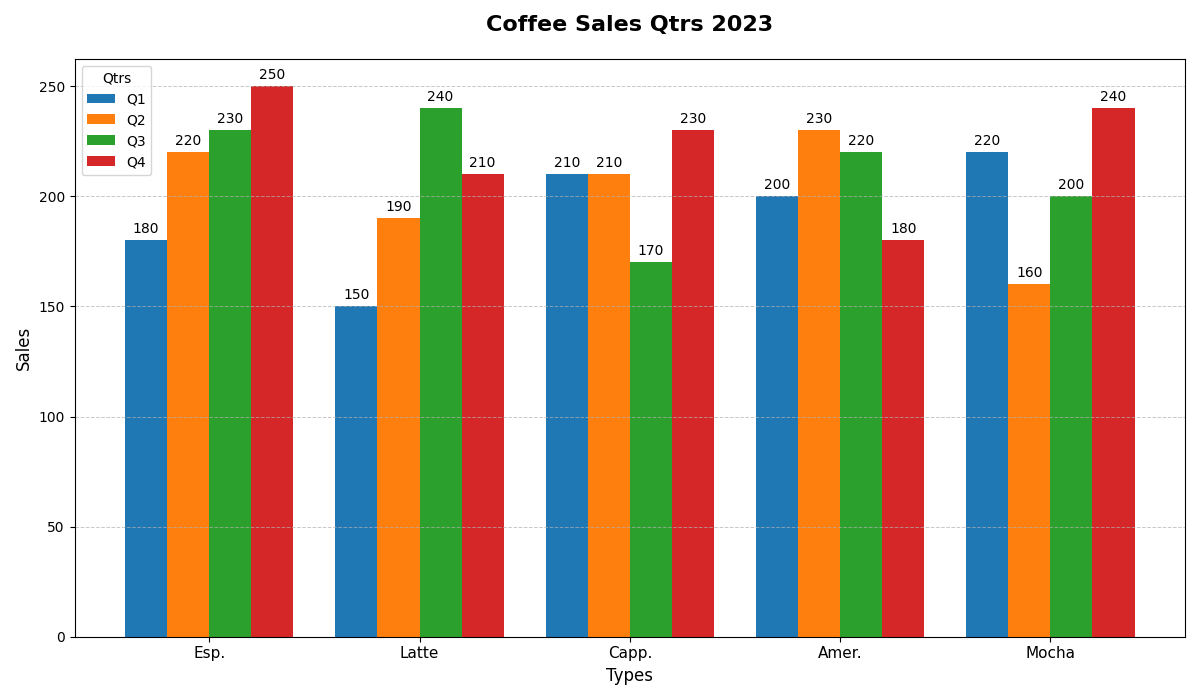

Source code (Python):
import matplotlib.pyplot as plt
import numpy as np

coffee_types = ['Esp.', 'Latte', 'Capp.', 'Amer.', 'Mocha']

# Manually shuffled sales data while maintaining the dimensional structure
sales_Q1 = [180, 150, 210, 200, 220]
sales_Q2 = [220, 190, 210, 230, 160]
sales_Q3 = [230, 240, 170, 220, 200]
sales_Q4 = [250, 210, 230, 180, 240]

data = [sales_Q1, sales_Q2, sales_Q3, sales_Q4]

x = np.arange(len(coffee_types))

fig, ax = plt.subplots(figsize=(12, 7))
width = 0.2

colors = ['#1f77b4', '#ff7f0e', '#2ca02c', '#d62728']
for i, (sales, color) in enumerate(zip(data, colors)):
    rects = ax.bar(x + i * width, sales, width, label=f'Q{i+1}', color=color)
    for rect in rects:
        height = rect.get_height()
        ax.annotate(f'{height}', xy=(rect.get_x() + rect.get_width() / 2, height),
                    xytext=(0, 3), textcoords="offset points", ha='center', va='bottom', fontsize=10)

ax.set_title('Coffee Sales Qtrs 2023', fontsize=16, fontweight='bold', pad=20)
ax.set_xlabel('Types', fontsize=12)
ax.set_ylabel('Sales', fontsize=12)
ax.set_xticks(x + width * 1.5)
ax.set_xticklabels(coffee_types, fontsize=11)
ax.legend(title='Qtrs', fontsize=10, loc='upper left')

ax.yaxis.grid(True, linestyle='--', linewidth=0.7, alpha=0.7)

plt.tight_layout()
plt.show()
